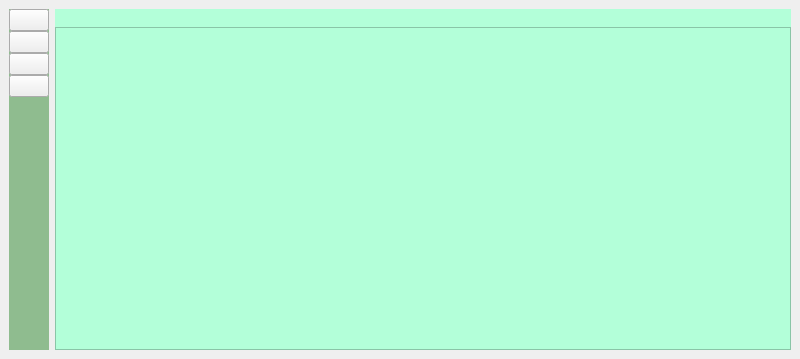
<?xml version="1.0" encoding="UTF-8"?>
<ui version="4.0">
 <class>MainWindow</class>
 <widget class="QMainWindow" name="MainWindow">
  <property name="geometry">
   <rect>
    <x>0</x>
    <y>0</y>
    <width>800</width>
    <height>359</height>
   </rect>
  </property>
  <property name="windowTitle">
   <string>MainWindow</string>
  </property>
  <widget class="QWidget" name="centralwidget">
   <layout class="QGridLayout" name="gridLayout">
    <item row="0" column="1" rowspan="2">
     <widget class="QWidget" name="main_widger" native="true">
      <property name="styleSheet">
       <string notr="true">#main_widger{
background-color:#b3ffd9;
}
</string>
      </property>
      <layout class="QGridLayout" name="gridLayout_2">
       <property name="leftMargin">
        <number>0</number>
       </property>
       <property name="rightMargin">
        <number>0</number>
       </property>
       <property name="bottomMargin">
        <number>0</number>
       </property>
       <property name="spacing">
        <number>0</number>
       </property>
       <item row="0" column="0">
        <widget class="QStackedWidget" name="stackedWidget">
         <property name="styleSheet">
          <string notr="true">#stackedWidget{
background-color:#b3ffd9;
}</string>
         </property>
         <property name="currentIndex">
          <number>0</number>
         </property>
         <widget class="QWidget" name="page">
          <layout class="QGridLayout" name="gridLayout_3">
           <property name="leftMargin">
            <number>0</number>
           </property>
           <property name="rightMargin">
            <number>0</number>
           </property>
           <property name="bottomMargin">
            <number>0</number>
           </property>
           <property name="spacing">
            <number>0</number>
           </property>
           <item row="0" column="0">
            <widget class="QFrame" name="frame">
             <property name="styleSheet">
              <string notr="true">
background-color:#b3ffd9;
</string>
             </property>
             <property name="frameShape">
              <enum>QFrame::StyledPanel</enum>
             </property>
             <property name="frameShadow">
              <enum>QFrame::Raised</enum>
             </property>
             <layout class="QVBoxLayout" name="verticalLayout_2">
              <property name="spacing">
               <number>0</number>
              </property>
              <property name="leftMargin">
               <number>0</number>
              </property>
              <property name="rightMargin">
               <number>0</number>
              </property>
              <property name="bottomMargin">
               <number>0</number>
              </property>
              <item>
               <widget class="QLabel" name="label">
                <property name="styleSheet">
                 <string notr="true">image:url(:/image/image/Healthy Check.png);</string>
                </property>
                <property name="text">
                 <string/>
                </property>
               </widget>
              </item>
             </layout>
            </widget>
           </item>
          </layout>
         </widget>
         <widget class="QWidget" name="page_2">
          <property name="font">
           <font>
            <family>Segoe UI</family>
            <weight>75</weight>
            <bold>true</bold>
           </font>
          </property>
          <layout class="QGridLayout" name="gridLayout_4">
           <property name="leftMargin">
            <number>0</number>
           </property>
           <property name="topMargin">
            <number>0</number>
           </property>
           <property name="rightMargin">
            <number>0</number>
           </property>
           <property name="bottomMargin">
            <number>0</number>
           </property>
           <property name="spacing">
            <number>0</number>
           </property>
           <item row="0" column="1">
            <widget class="QFrame" name="frame_2">
             <property name="font">
              <font>
               <family>Segoe UI</family>
               <pointsize>10</pointsize>
               <weight>75</weight>
               <bold>true</bold>
              </font>
             </property>
             <property name="frameShape">
              <enum>QFrame::StyledPanel</enum>
             </property>
             <property name="frameShadow">
              <enum>QFrame::Raised</enum>
             </property>
             <layout class="QGridLayout" name="gridLayout_7">
              <item row="0" column="0">
               <spacer name="horizontalSpacer_9">
                <property name="orientation">
                 <enum>Qt::Horizontal</enum>
                </property>
                <property name="sizeHint" stdset="0">
                 <size>
                  <width>0</width>
                  <height>20</height>
                 </size>
                </property>
               </spacer>
              </item>
              <item row="0" column="1" colspan="3">
               <widget class="QLabel" name="label_2">
                <property name="font">
                 <font>
                  <family>Segoe UI</family>
                  <weight>75</weight>
                  <bold>true</bold>
                 </font>
                </property>
                <property name="text">
                 <string>CALORIES IN</string>
                </property>
               </widget>
              </item>
              <item row="0" column="8">
               <spacer name="horizontalSpacer">
                <property name="orientation">
                 <enum>Qt::Horizontal</enum>
                </property>
                <property name="sizeHint" stdset="0">
                 <size>
                  <width>13</width>
                  <height>20</height>
                 </size>
                </property>
               </spacer>
              </item>
              <item row="0" column="9">
               <widget class="QLabel" name="label_7">
                <property name="font">
                 <font>
                  <family>Segoe UI</family>
                  <weight>75</weight>
                  <bold>true</bold>
                 </font>
                </property>
                <property name="text">
                 <string>WEIGHT(kg)</string>
                </property>
               </widget>
              </item>
              <item row="0" column="10" colspan="2">
               <widget class="QLineEdit" name="lineEdit_3">
                <property name="placeholderText">
                 <string>...</string>
                </property>
               </widget>
              </item>
              <item row="0" column="12">
               <spacer name="horizontalSpacer_7">
                <property name="orientation">
                 <enum>Qt::Horizontal</enum>
                </property>
                <property name="sizeHint" stdset="0">
                 <size>
                  <width>64</width>
                  <height>20</height>
                 </size>
                </property>
               </spacer>
              </item>
              <item row="1" column="0">
               <spacer name="horizontalSpacer_10">
                <property name="orientation">
                 <enum>Qt::Horizontal</enum>
                </property>
                <property name="sizeHint" stdset="0">
                 <size>
                  <width>0</width>
                  <height>20</height>
                 </size>
                </property>
               </spacer>
              </item>
              <item row="1" column="1" colspan="3">
               <widget class="QLabel" name="label_3">
                <property name="font">
                 <font>
                  <family>Segoe UI</family>
                  <weight>75</weight>
                  <bold>true</bold>
                 </font>
                </property>
                <property name="text">
                 <string>CALORIES OUT </string>
                </property>
               </widget>
              </item>
              <item row="1" column="8">
               <spacer name="horizontalSpacer_2">
                <property name="orientation">
                 <enum>Qt::Horizontal</enum>
                </property>
                <property name="sizeHint" stdset="0">
                 <size>
                  <width>13</width>
                  <height>20</height>
                 </size>
                </property>
               </spacer>
              </item>
              <item row="1" column="9">
               <widget class="QLabel" name="label_8">
                <property name="font">
                 <font>
                  <family>Segoe UI</family>
                  <weight>75</weight>
                  <bold>true</bold>
                 </font>
                </property>
                <property name="text">
                 <string>HEIGHT(cm)</string>
                </property>
               </widget>
              </item>
              <item row="1" column="10" colspan="2">
               <widget class="QLineEdit" name="lineEdit_4">
                <property name="placeholderText">
                 <string>...</string>
                </property>
               </widget>
              </item>
              <item row="1" column="12">
               <spacer name="horizontalSpacer_8">
                <property name="orientation">
                 <enum>Qt::Horizontal</enum>
                </property>
                <property name="sizeHint" stdset="0">
                 <size>
                  <width>64</width>
                  <height>20</height>
                 </size>
                </property>
               </spacer>
              </item>
              <item row="2" column="0" colspan="2">
               <spacer name="horizontalSpacer_3">
                <property name="orientation">
                 <enum>Qt::Horizontal</enum>
                </property>
                <property name="sizeHint" stdset="0">
                 <size>
                  <width>28</width>
                  <height>20</height>
                 </size>
                </property>
               </spacer>
              </item>
              <item row="2" column="2">
               <widget class="QLabel" name="label_4">
                <property name="font">
                 <font>
                  <family>Segoe UI</family>
                  <weight>75</weight>
                  <bold>true</bold>
                 </font>
                </property>
                <property name="text">
                 <string>NAME</string>
                </property>
               </widget>
              </item>
              <item row="2" column="3" colspan="7">
               <widget class="QLineEdit" name="lineEdit_5">
                <property name="placeholderText">
                 <string>Enter your name...</string>
                </property>
               </widget>
              </item>
              <item row="2" column="10">
               <spacer name="horizontalSpacer_5">
                <property name="orientation">
                 <enum>Qt::Horizontal</enum>
                </property>
                <property name="sizeHint" stdset="0">
                 <size>
                  <width>117</width>
                  <height>20</height>
                 </size>
                </property>
               </spacer>
              </item>
              <item row="2" column="11" rowspan="3">
               <spacer name="verticalSpacer_6">
                <property name="orientation">
                 <enum>Qt::Vertical</enum>
                </property>
                <property name="sizeHint" stdset="0">
                 <size>
                  <width>20</width>
                  <height>81</height>
                 </size>
                </property>
               </spacer>
              </item>
              <item row="3" column="0" colspan="2">
               <spacer name="horizontalSpacer_4">
                <property name="orientation">
                 <enum>Qt::Horizontal</enum>
                </property>
                <property name="sizeHint" stdset="0">
                 <size>
                  <width>28</width>
                  <height>20</height>
                 </size>
                </property>
               </spacer>
              </item>
              <item row="3" column="2">
               <widget class="QLabel" name="label_5">
                <property name="font">
                 <font>
                  <family>Segoe UI</family>
                  <weight>75</weight>
                  <bold>true</bold>
                 </font>
                </property>
                <property name="text">
                 <string>AGE</string>
                </property>
               </widget>
              </item>
              <item row="3" column="3" colspan="2">
               <widget class="QLineEdit" name="lineEdit_6">
                <property name="placeholderText">
                 <string>...</string>
                </property>
               </widget>
              </item>
              <item row="3" column="6">
               <spacer name="horizontalSpacer_6">
                <property name="orientation">
                 <enum>Qt::Horizontal</enum>
                </property>
                <property name="sizeHint" stdset="0">
                 <size>
                  <width>113</width>
                  <height>20</height>
                 </size>
                </property>
               </spacer>
              </item>
              <item row="4" column="2" colspan="2">
               <widget class="QLabel" name="label_6">
                <property name="font">
                 <font>
                  <family>Segoe UI</family>
                  <weight>75</weight>
                  <bold>true</bold>
                 </font>
                </property>
                <property name="text">
                 <string>GENDER</string>
                </property>
               </widget>
              </item>
              <item row="5" column="2" rowspan="2">
               <spacer name="verticalSpacer_2">
                <property name="orientation">
                 <enum>Qt::Vertical</enum>
                </property>
                <property name="sizeHint" stdset="0">
                 <size>
                  <width>20</width>
                  <height>148</height>
                 </size>
                </property>
               </spacer>
              </item>
              <item row="5" column="4" rowspan="2" colspan="2">
               <spacer name="verticalSpacer_3">
                <property name="orientation">
                 <enum>Qt::Vertical</enum>
                </property>
                <property name="sizeHint" stdset="0">
                 <size>
                  <width>20</width>
                  <height>148</height>
                 </size>
                </property>
               </spacer>
              </item>
              <item row="5" column="7" rowspan="2" colspan="2">
               <spacer name="verticalSpacer_4">
                <property name="orientation">
                 <enum>Qt::Vertical</enum>
                </property>
                <property name="sizeHint" stdset="0">
                 <size>
                  <width>20</width>
                  <height>148</height>
                 </size>
                </property>
               </spacer>
              </item>
              <item row="5" column="11" colspan="2">
               <widget class="QPushButton" name="pushButton_5">
                <property name="font">
                 <font>
                  <family>Segoe UI</family>
                  <weight>75</weight>
                  <bold>true</bold>
                 </font>
                </property>
                <property name="text">
                 <string>SUBMIT</string>
                </property>
               </widget>
              </item>
              <item row="6" column="11">
               <spacer name="verticalSpacer_5">
                <property name="orientation">
                 <enum>Qt::Vertical</enum>
                </property>
                <property name="sizeHint" stdset="0">
                 <size>
                  <width>20</width>
                  <height>112</height>
                 </size>
                </property>
               </spacer>
              </item>
              <item row="4" column="4" colspan="2">
               <widget class="QCheckBox" name="checkBox">
                <property name="font">
                 <font>
                  <family>Segoe UI</family>
                  <weight>75</weight>
                  <bold>true</bold>
                 </font>
                </property>
                <property name="text">
                 <string>MALE</string>
                </property>
                <property name="icon">
                 <iconset resource="resource.qrc">
                  <normaloff>:/icons/icons/male.ico</normaloff>:/icons/icons/male.ico</iconset>
                </property>
               </widget>
              </item>
              <item row="4" column="6" colspan="2">
               <widget class="QCheckBox" name="checkBox_2">
                <property name="font">
                 <font>
                  <family>Segoe UI</family>
                  <weight>75</weight>
                  <bold>true</bold>
                 </font>
                </property>
                <property name="text">
                 <string>FEMALE</string>
                </property>
                <property name="icon">
                 <iconset resource="resource.qrc">
                  <normaloff>:/icons/icons/female.ico</normaloff>:/icons/icons/female.ico</iconset>
                </property>
               </widget>
              </item>
              <item row="4" column="9" colspan="2">
               <spacer name="horizontalSpacer_11">
                <property name="orientation">
                 <enum>Qt::Horizontal</enum>
                </property>
                <property name="sizeHint" stdset="0">
                 <size>
                  <width>40</width>
                  <height>20</height>
                 </size>
                </property>
               </spacer>
              </item>
              <item row="0" column="4" colspan="3">
               <widget class="QLineEdit" name="lineEdit">
                <property name="placeholderText">
                 <string>...</string>
                </property>
               </widget>
              </item>
              <item row="1" column="4" colspan="4">
               <widget class="QLineEdit" name="lineEdit_2">
                <property name="placeholderText">
                 <string>...</string>
                </property>
               </widget>
              </item>
             </layout>
            </widget>
           </item>
          </layout>
         </widget>
         <widget class="QWidget" name="page_3">
          <layout class="QGridLayout" name="gridLayout_5">
           <property name="leftMargin">
            <number>0</number>
           </property>
           <property name="topMargin">
            <number>0</number>
           </property>
           <property name="rightMargin">
            <number>0</number>
           </property>
           <property name="bottomMargin">
            <number>0</number>
           </property>
           <property name="spacing">
            <number>0</number>
           </property>
           <item row="0" column="0">
            <widget class="QFrame" name="frame_3">
             <property name="frameShape">
              <enum>QFrame::StyledPanel</enum>
             </property>
             <property name="frameShadow">
              <enum>QFrame::Raised</enum>
             </property>
             <layout class="QVBoxLayout" name="verticalLayout_3">
              <property name="spacing">
               <number>0</number>
              </property>
              <property name="leftMargin">
               <number>0</number>
              </property>
              <property name="topMargin">
               <number>0</number>
              </property>
              <property name="rightMargin">
               <number>0</number>
              </property>
              <property name="bottomMargin">
               <number>0</number>
              </property>
              <item>
               <widget class="QLabel" name="label_9">
                <property name="styleSheet">
                 <string notr="true">image: url(:/image/image/Home (1).png);</string>
                </property>
                <property name="text">
                 <string/>
                </property>
               </widget>
              </item>
             </layout>
            </widget>
           </item>
          </layout>
         </widget>
         <widget class="QWidget" name="page_4">
          <layout class="QGridLayout" name="gridLayout_6">
           <property name="leftMargin">
            <number>0</number>
           </property>
           <property name="topMargin">
            <number>0</number>
           </property>
           <property name="rightMargin">
            <number>0</number>
           </property>
           <property name="bottomMargin">
            <number>0</number>
           </property>
           <property name="spacing">
            <number>0</number>
           </property>
           <item row="0" column="0">
            <widget class="QFrame" name="frame_4">
             <property name="frameShape">
              <enum>QFrame::StyledPanel</enum>
             </property>
             <property name="frameShadow">
              <enum>QFrame::Raised</enum>
             </property>
             <layout class="QVBoxLayout" name="verticalLayout_4">
              <property name="spacing">
               <number>0</number>
              </property>
              <property name="leftMargin">
               <number>0</number>
              </property>
              <property name="topMargin">
               <number>0</number>
              </property>
              <property name="rightMargin">
               <number>0</number>
              </property>
              <property name="bottomMargin">
               <number>0</number>
              </property>
              <item>
               <widget class="QLabel" name="label_10">
                <property name="styleSheet">
                 <string notr="true">image:url(:/image/image/Healthcare Website in Light Green Dark Green Cream Simple Vibrant Minimalism Style (2).png);</string>
                </property>
                <property name="text">
                 <string/>
                </property>
               </widget>
              </item>
             </layout>
            </widget>
           </item>
          </layout>
         </widget>
        </widget>
       </item>
      </layout>
     </widget>
    </item>
    <item row="0" column="0" rowspan="2">
     <widget class="QWidget" name="menu_widget" native="true">
      <property name="maximumSize">
       <size>
        <width>150</width>
        <height>16777215</height>
       </size>
      </property>
      <property name="styleSheet">
       <string notr="true">#menu_widget{
background-color: #8FBC8F;
color:#000000;
border:none;
}
#QPushButton {
padding: 5px 0px 5px 20px;
text-align: left;
border-radius: 3px;
}
#QPushButton:hover{
background-color:rgb(170, 170, 127);
}
#QPushButton:checked{
background-color:#556B2F;
}</string>
      </property>
      <layout class="QVBoxLayout" name="verticalLayout">
       <property name="spacing">
        <number>0</number>
       </property>
       <property name="leftMargin">
        <number>0</number>
       </property>
       <property name="topMargin">
        <number>0</number>
       </property>
       <property name="rightMargin">
        <number>0</number>
       </property>
       <property name="bottomMargin">
        <number>0</number>
       </property>
       <item>
        <widget class="QPushButton" name="pushButton">
         <property name="text">
          <string/>
         </property>
         <property name="icon">
          <iconset resource="resource.qrc">
           <normaloff>:/icons/icons/home (1).ico</normaloff>:/icons/icons/home (1).ico</iconset>
         </property>
         <property name="checkable">
          <bool>false</bool>
         </property>
        </widget>
       </item>
       <item>
        <widget class="QPushButton" name="pushButton_2">
         <property name="text">
          <string/>
         </property>
         <property name="icon">
          <iconset resource="resource.qrc">
           <normaloff>:/icons/icons/check.ico</normaloff>:/icons/icons/check.ico</iconset>
         </property>
         <property name="checkable">
          <bool>false</bool>
         </property>
        </widget>
       </item>
       <item>
        <widget class="QPushButton" name="pushButton_3">
         <property name="text">
          <string/>
         </property>
         <property name="icon">
          <iconset resource="resource.qrc">
           <normaloff>:/icons/icons/restaurant.ico</normaloff>:/icons/icons/restaurant.ico</iconset>
         </property>
         <property name="checkable">
          <bool>false</bool>
         </property>
        </widget>
       </item>
       <item>
        <widget class="QPushButton" name="pushButton_4">
         <property name="text">
          <string/>
         </property>
         <property name="icon">
          <iconset resource="resource.qrc">
           <normaloff>:/icons/icons/interrogation.ico</normaloff>:/icons/icons/interrogation.ico</iconset>
         </property>
         <property name="checkable">
          <bool>false</bool>
         </property>
        </widget>
       </item>
       <item>
        <spacer name="verticalSpacer">
         <property name="orientation">
          <enum>Qt::Vertical</enum>
         </property>
         <property name="sizeHint" stdset="0">
          <size>
           <width>20</width>
           <height>40</height>
          </size>
         </property>
        </spacer>
       </item>
      </layout>
     </widget>
    </item>
   </layout>
  </widget>
 </widget>
 <resources>
  <include location="resource.qrc"/>
  <include location="image.qrc"/>
 </resources>
 <connections>
  <connection>
   <sender>checkBox</sender>
   <signal>toggled(bool)</signal>
   <receiver>checkBox_2</receiver>
   <slot>setHidden(bool)</slot>
   <hints>
    <hint type="sourcelabel">
     <x>250</x>
     <y>264</y>
    </hint>
    <hint type="destinationlabel">
     <x>356</x>
     <y>264</y>
    </hint>
   </hints>
  </connection>
  <connection>
   <sender>checkBox_2</sender>
   <signal>toggled(bool)</signal>
   <receiver>checkBox</receiver>
   <slot>setHidden(bool)</slot>
   <hints>
    <hint type="sourcelabel">
     <x>399</x>
     <y>270</y>
    </hint>
    <hint type="destinationlabel">
     <x>304</x>
     <y>259</y>
    </hint>
   </hints>
  </connection>
 </connections>
</ui>
